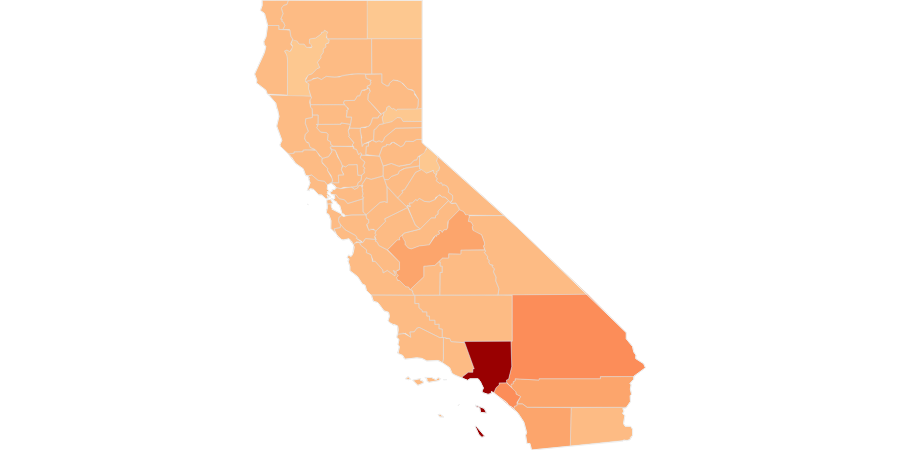
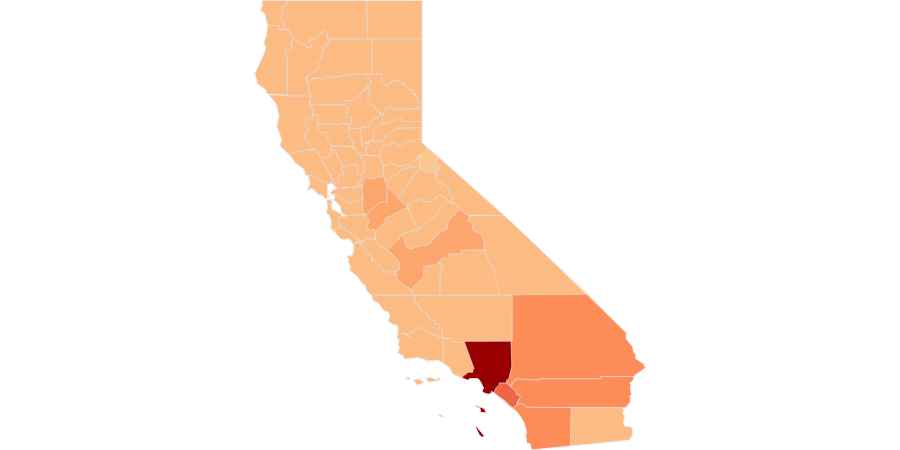
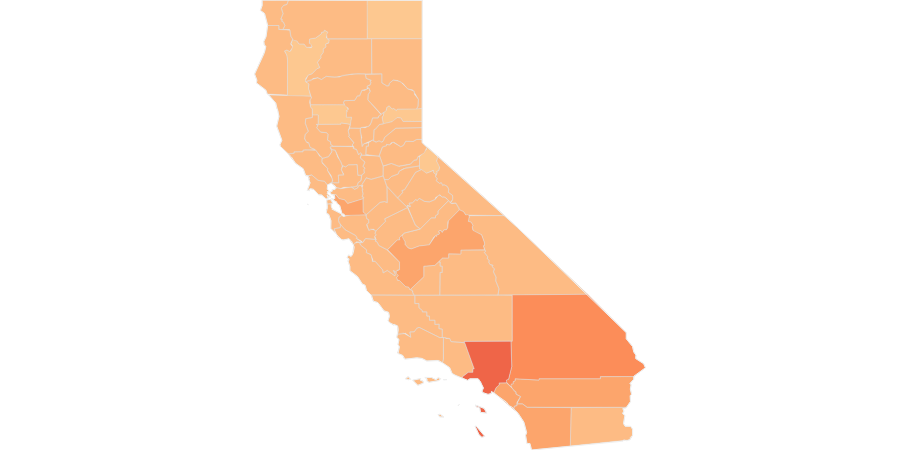
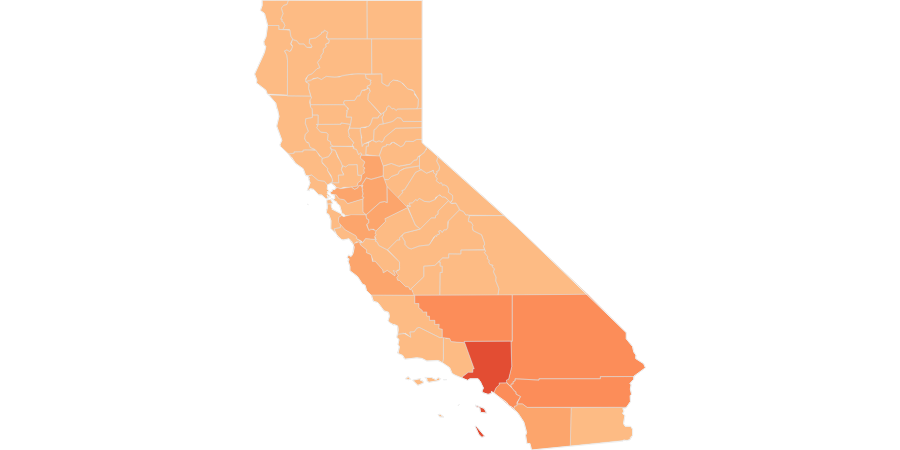

These figures' notebook cell, in order:
### Code cell
vmin, vmax = tmp.min().min(), tmp.max().max()
endpts = list(np.mgrid[vmin : vmax : 10j])
print(endpts)

endpts = [0, 2000, 4000, 6000, 8000, 10000, 12500, 15000, 17500, 20000]

colorscale = [
    "#fdc890","#fdbb84","#fca56c","#fc8d59",
    "#f67a50","#ef6548","#e34d33","#d7301f",
    "#c51d10","#b30000","#990001","#7f0000"
]

for i in indices:
    date = steps[i]
    print(date)
    
    save_fname_gnd = f'plots/CA_{date}_gnd.pdf'
    save_fname_prd = f'plots/CA_{date}_prd.pdf'
    # save_fname_gnd = None
    # save_fname_prd = None
    plot_(tmp[f'case{i}'].values, tmp.index.values, 'California', save_fname=save_fname_gnd, width=900)
    plot_(tmp[f'case{i}_prd'].values, tmp.index.values, 'California', save_fname=save_fname_prd, width=900)
